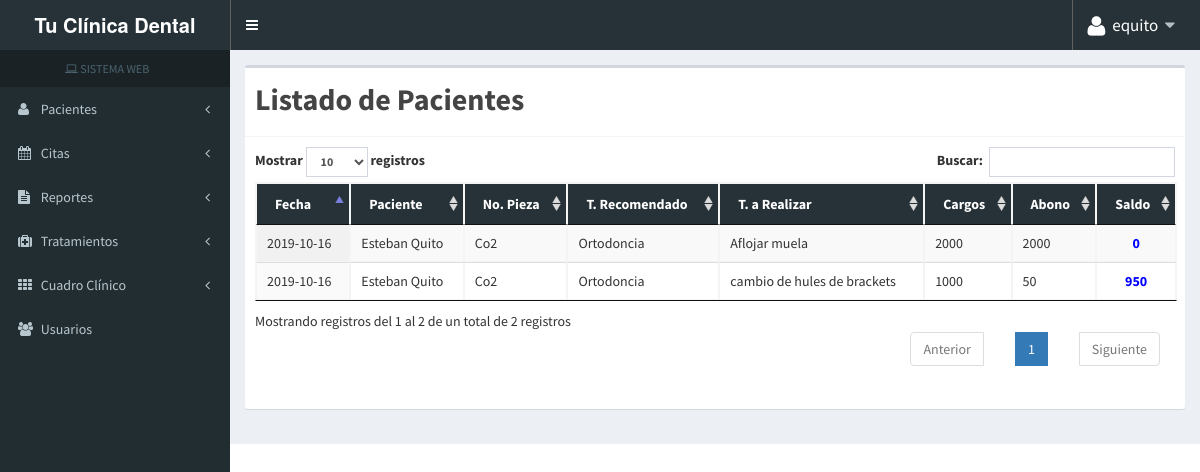
/vertratamientos.php (signed in), run on the app's committed database.
### tables this page shows
CREATE TABLE `tbl_citas` (
  `id_Citas` int(11) NOT NULL,
  `id_Pacientes` int(11) NOT NULL,
  `fechaProgramada` date NOT NULL,
  `hora` time(6) NOT NULL,
  `descripcionCita` varchar(45) NOT NULL
);

CREATE TABLE `tbl_pacientes` (
  `id_Pacientes` int(11) NOT NULL,
  `nombre_Pacientes` varchar(45) NOT NULL,
  `direccion_Pacientes` varchar(45) NOT NULL,
  `telefonoCasa` varchar(12) DEFAULT NULL,
  `telefonoCel` varchar(12) DEFAULT NULL,
  `fechaRegistro` date NOT NULL,
  `fechaNacimiento` date NOT NULL,
  `estadoCivil` varchar(45) DEFAULT NULL,
  `ocupacion` varchar(45) DEFAULT NULL,
  `recomendadoPor` varchar(45) DEFAULT NULL,
  `personaResponsable` varchar(40) DEFAULT NULL,
  `numeroRecomendaciones` int(11) DEFAULT NULL,
  `direccionResponsable` varchar(45) DEFAULT NULL,
  `medicoPersonal` varchar(45) DEFAULT NULL,
  `telefonoMedico` varchar(45) DEFAULT NULL,
  `fotografias` varchar(254) DEFAULT NULL,
  `estadoPaciente` varchar(45) NOT NULL
);

CREATE TABLE `tbl_piezas` (
  `id_Piezas` int(11) NOT NULL,
  `nombrePieza` varchar(45) NOT NULL
);

CREATE TABLE `tbl_presupuestos` (
  `id_Presupuesto` int(11) NOT NULL,
  `id_Piezas` int(11) NOT NULL,
  `id_Pacientes` int(11) NOT NULL,
  `descripcion` varchar(45) NOT NULL
);

CREATE TABLE `tratamientorealizar` (
  `id_Seguimientos` int(11) NOT NULL,
  `id_Citas` int(11) NOT NULL,
  `id_Presupuesto` int(11) NOT NULL,
  `tratamientoRealizar` varchar(1000) NOT NULL,
  `precio` float NOT NULL
);

CREATE TABLE `tbl_cobranza` (
  `id_cobranza` int(11) NOT NULL,
  `tratamiento` int(11) DEFAULT NULL,
  `abonos` float DEFAULT NULL,
  `fecha` date NOT NULL
);

### vertratamientos.php (the view, shortened to what this page needs)
<?php
  $db =  new DbConnection;
  $conexion=$db->conectar();
?>
<!DOCTYPE html>
<html lang="en">
<head>
  <link rel="stylesheet" href="css/bootstrap.min.css">
  <link rel="stylesheet" href="css/font-awesome.css">
  <link rel="stylesheet" href="css/AdminLTE.min.css">
  <link rel="stylesheet" href="css/_all-skins.min.css">
  <link rel="stylesheet" href="css/jquery.dataTables.min.css">
  <link rel="stylesheet" href="DataTables/DataTables-1.10.18/dataTables.bootstrap.min.js">
  <link rel="stylesheet" href="css/alertify.min.css">
  <link rel="stylesheet" href="css/themes/default.min.css"/>
</head>
<body class="hold-transition skin-blue sidebar-mini">
<?php require_once 'plantilla.php';
 ?>
<div class="content-wrapper" style="margin-top:50px;">
  <section class="content">
    <div class="row">
      <div class="col-md-12">
        <div class="box">
          <div class="box-header with-border">
            <label style="font-size:30px;">Listado de Pacientes</label>
          </div>
          <div class="box-body">
                        <table class="display table-bordered table-hover table-striped" id="mytable">
                            <thead style="background: #263238; color:#FFFFFF;">
                                <tr>
									<th>Fecha</th>
									<th>Paciente</th>
                                    <th>No. Pieza</th>
                                    <th>T. Recomendado</th>
                                    <th>T. a Realizar</th>
                                    <th>Cargos</th>
                                    <th>Abono</th>
                                    <th>Saldo</th>
                                </tr>
                            </thead>
                            <tbody>
                                <?php
									$sql="SELECT tbl_pacientes.id_Pacientes, tbl_pacientes.nombre_Pacientes, tbl_citas.fechaProgramada, tbl_citas.id_Pacientes, tbl_piezas.nombrePieza, tbl_presupuestos.descripcion, tbl_presupuestos.id_Pacientes, tratamientoRealizar.tratamientoRealizar, tratamientoRealizar.precio, tbl_cobranza.abonos,tbl_piezas.id_Piezas,tbl_presupuestos.id_Piezas, tbl_cobranza.tratamiento, tratamientorealizar.id_Seguimientos, tratamientorealizar.id_Presupuesto, tbl_presupuestos.id_Presupuesto FROM tbl_citas, tbl_piezas, tbl_presupuestos, tratamientorealizar, tbl_cobranza, tbl_pacientes WHERE  tbl_pacientes.id_Pacientes=tbl_citas.id_Pacientes AND tbl_pacientes.id_Pacientes=tbl_presupuestos.id_Pacientes AND tbl_citas.id_Pacientes = tbl_presupuestos.id_Pacientes AND tbl_piezas.id_Piezas = tbl_presupuestos.id_Piezas AND tbl_cobranza.tratamiento = tratamientorealizar.id_Seguimientos AND tratamientorealizar.id_Presupuesto = tbl_presupuestos.id_Presupuesto order by tbl_citas.fechaProgramada desc";
									$result=mysqli_query($conexion,$sql);
									while($row=mysqli_fetch_array($result)){
                                ?>
                            <tr>
								<td><?php echo $row['fechaProgramada'] ?></td>
								<td><?php echo $row['nombre_Pacientes'] ?></td>
								<td><?php echo $row['nombrePieza'] ?></td>
								<td><?php echo $row['descripcion'] ?></td>
								<td><?php echo $row['tratamientoRealizar'] ?></td>
								<td><?php echo $row['precio'] ?></td>
								<td><?php echo $row['abonos'] ?></td>
								<td class="text-center"><?php
									$saldo =  $row['precio'] - $row['abonos'];
								if ($saldo < $row['precio']) {
								?>
									<span style="font-weight:bold;color:blue;"><?php echo $saldo ?> </span>
								<?php
								}
								?>
								?></td>
                            </tr>
								<?php
								  }
                                ?>
                          </tbody>
                          </table>
                  </div>
                </div>
            </div>
          </div>
        </div>
</body>
</html>

### data on the page
tbl_citas: fechaProgramada "2019-10-16", id_Pacientes.nombre_Pacientes "Esteban Quito", tbl_piezas.nombrePieza "Co2", tbl_presupuestos.descripcion "Ortodoncia", tratamientorealizar.tratamientoRealizar "Aflojar muela", tratamientorealizar.precio "2000", tbl_cobranza.abonos "2000", tratamientorealizar.precio "0", tratamientorealizar.tratamientoRealizar "cambio de hules de brackets", tratamientorealizar.precio "1000", tbl_cobranza.abonos "50", tratamientorealizar.precio "950"

### other printed values
$_SESSION["usuario"] "equito"
